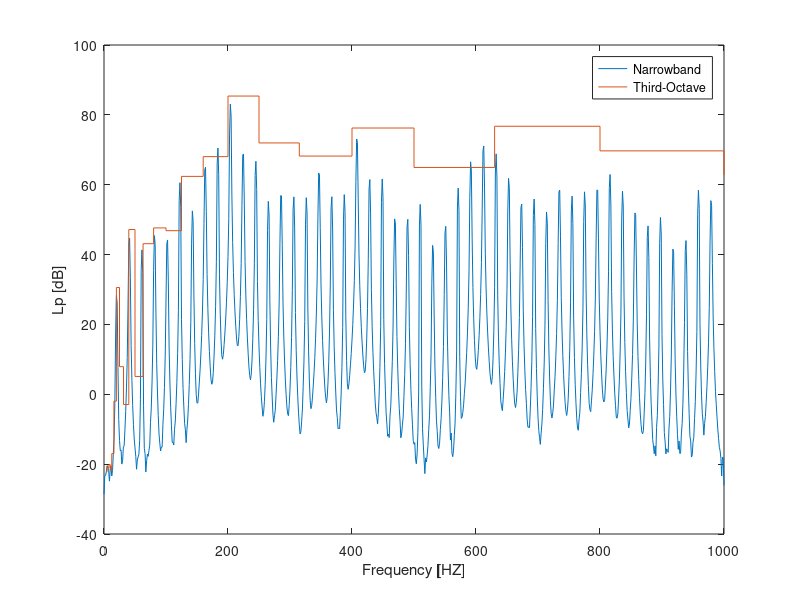

MATLAB code to generate this figure:
clear all; close all;

pref = 2*10^(-5) ;
pref2 = pref^2 ;

load('Calibration ThirdOctave Spectrum.mat')
Lp = 93;
Gss = Gxxn(24);

K = pref2*10^(Lp/10)/Gss ;

load('Exhaust ThirdOctave Spectrum')
Lpun = 10*log10(K*Gxxn/pref2) ;

load('Exhaust Narrowband Spectrum')
Lpu = 10*log10(K*Gxx/pref2) ;

plot(f, Lpu)
hold all;
stairs(fn, Lpun)
xlabel('Frequency [HZ]')
ylabel('Lp [dB]')
legend('Narrowband', 'Third-Octave')

save('Exhaust Lpu.mat', 'f', 'Lpu')

A = [-16.1 -13.4 -10.9 -8.6 -6.6 -4.8 -3.2 -1.9 -0.8]' ;
fnt = fn(fn>=125&fn<=800) ;
Lpunt = Lpun(fn>=125&fn<=800) ;
Launt = Lpunt + A ;